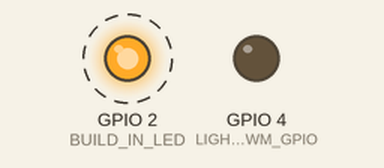
Simulated run of this program. Board: ESP32. On the bench: output pins drawn as LEDs (lit = HIGH). Dashed ring = blinking. WiFi joins after 1.5 s; servers stay silent unless stated; the local clock reads 2024-03-15 10:24:30 at power-on unless the program sets it; what the program prints to the serial monitor is not drawn.

Above: at 7.65 s.
Timing chart, 0 to 10.6 s (numbered marks = the images above):
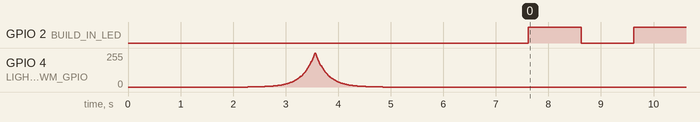

The program:

main.cpp
```cpp
#include <Arduino.h>
#include <WiFi.h>

#include <WiFiManager.h>
#include <ElegantOTA.h>
#include <WiFiClient.h>
#include <ESPAsyncWebServer.h>
#include <time.h>

// Start user config
// --------------------------------------------------------

// Define your ntp server here
const char* ntpServer = "pool.ntp.org";

// Define your timezone here (offset from Greenwich Mean Time)
const long gmtOffset_sec = 3600;

// Define your Daylight saving time offset here
const int daylightOffset_sec = 3600;

#define BUILD_IN_LED 2

// Set your PWM pin here
#define LIGHT_PWM_GPIO 4

// Light will start dimming up at this time
#define START_HOUR   6
#define START_MINUTE 45

// Set ramp up, constant and ramp down times here in ms
#define RAMP_UP_TIME     ( 20 * 60 * 1000 ) // ramp from 0 to full within 20 minutes
#define CONSTANT_ON_TIME ( 40 * 60 * 1000 ) // stay on at full brightness for 40 more minutes --> turn of afer 60 minutes
#define RAMP_DOWN_TIME   ( 4 * 1000 )       // Ramp down in four seconds

// End user config
// --------------------------------------------------------

#define PWM_FREQ   1000 // in Hz
#define RESOLUTION 16   // in bit

#define SUNDAY    0
#define MONDAY    1
#define TUESDAY   2
#define WEDNESDAY 3
#define THURSDAY  4
#define FRIDAY    5
#define SATURDAY  6

#define PIN_TOGGLE( p ) digitalWrite( p, !digitalRead( p ) );

AsyncWebServer server( 80 );
struct tm      timeinfo;

// clang-format off
#define DIM_STEPS 256
// Table to adjust the dim steps into a linear brightness change for the human eye
const uint16_t pwmtable_16[DIM_STEPS] =
{
       0,     1,     1,     1,     1,     1,     1,     1,     1,     2,     2,     2,     2,     2,     2,     2,
       2,     2,     2,     2,     2,     3,     3,     3,     3,     3,     3,     3,     4,     4,     4,     4,
       4,     5,     5,     5,     5,     5,     6,     6,     6,     6,     7,     7,     7,     8,     8,     8,
       9,     9,     9,    10,    10,    10,    11,    11,    12,    12,    13,    13,    14,    15,    15,    16,
      17,    17,    18,    19,    20,    21,    22,    23,    24,    25,    26,    27,    28,    29,    31,    32,
      33,    35,    36,    38,    40,    41,    43,    45,    47,    49,    52,    54,    56,    59,    61,    64,
      67,    70,    73,    76,    79,    83,    87,    91,    95,    99,   103,   108,   112,   117,   123,   128,
     134,   140,   146,   152,   159,   166,   173,   181,   189,   197,   206,   215,   225,   235,   245,   256,
     267,   279,   292,   304,   318,   332,   347,   362,   378,   395,   412,   431,   450,   470,   490,   512,
     535,   558,   583,   609,   636,   664,   693,   724,   756,   790,   825,   861,   899,   939,   981,  1024,
    1069,  1117,  1166,  1218,  1272,  1328,  1387,  1448,  1512,  1579,  1649,  1722,  1798,  1878,  1961,  2048,
    2139,  2233,  2332,  2435,  2543,  2656,  2773,  2896,  3025,  3158,  3298,  3444,  3597,  3756,  3922,  4096,
    4277,  4467,  4664,  4871,  5087,  5312,  5547,  5793,  6049,  6317,  6596,  6889,  7194,  7512,  7845,  8192,
    8555,  8933,  9329,  9742, 10173, 10624, 11094, 11585, 12098, 12634, 13193, 13777, 14387, 15024, 15689, 16384,
   17109, 17867, 18658, 19484, 20346, 21247, 22188, 23170, 24196, 25267, 26386, 27554, 28774, 30048, 31378, 32768,
   34218, 35733, 37315, 38967, 40693, 42494, 44376, 46340, 48392, 50534, 52772, 55108, 57548, 60096, 62757, 65535
};
// clang-format on

enum class DIM_STATE
{
   Idle,
   DimUp,
   Constant,
   DimDown
};

uint16_t    u16CurrentIdx      = 0;
DIM_STATE   DimState           = DIM_STATE::Idle;
static long NextPwmUpdateTime  = 0;
static long TimeBetweenUpdates = 0;

void DimLed( bool bStart )
{
   static long CurrentTime = 0;
   CurrentTime             = millis();

   if( bStart ) // reset function if bStart is true
   {
      u16CurrentIdx      = 0;
      DimState           = DIM_STATE::DimUp;
      TimeBetweenUpdates = RAMP_UP_TIME / DIM_STEPS;
      NextPwmUpdateTime  = CurrentTime + TimeBetweenUpdates;
   }

   switch( DimState )
   {
   case DIM_STATE::Idle:
      break;

   case DIM_STATE::DimUp:
      if( CurrentTime > NextPwmUpdateTime )
      {
         NextPwmUpdateTime = CurrentTime + TimeBetweenUpdates;
         u16CurrentIdx++;
         if( u16CurrentIdx >= DIM_STEPS )
         {
            u16CurrentIdx     = DIM_STEPS - 1;
            NextPwmUpdateTime = CurrentTime + CONSTANT_ON_TIME;
            DimState          = DIM_STATE::Constant;
         }
      }
      break;

   case DIM_STATE::Constant:
      if( CurrentTime > NextPwmUpdateTime )
      {
         TimeBetweenUpdates = RAMP_DOWN_TIME / DIM_STEPS;
         NextPwmUpdateTime  = CurrentTime + TimeBetweenUpdates;
         DimState           = DIM_STATE::DimDown; // End --> Ramp down fast
      }
      break;

   case DIM_STATE::DimDown:
      if( CurrentTime > NextPwmUpdateTime )
      {
         NextPwmUpdateTime = CurrentTime + TimeBetweenUpdates;
         u16CurrentIdx--;
         if( u16CurrentIdx == 0 )
         {
            DimState = DIM_STATE::Idle; // End --> Idle until tomorrow
         }
      }
      break;
   }

   analogWrite( LIGHT_PWM_GPIO, pwmtable_16[u16CurrentIdx] );
   delay( 2 ); // why is this necessary? Without the pwm value will not be active on the pin
}

void PrintCurrentTime( void )
{
   Serial.println( &timeinfo, "Time: %A - %H:%M:%S" );
}

// Dim up and down after power on
void StartUpLedTest( void )
{
   int i;

   // Dim up (256*10ms = 2.56s)
   for( i = 0; i < DIM_STEPS; i++ )
   {
      analogWrite( LIGHT_PWM_GPIO, pwmtable_16[i] );
      delay( 10 );
   }

   // Dim down (256*10ms = 2.56s)
   for( i = DIM_STEPS - 1; i > 0; i-- )
   {
      analogWrite( LIGHT_PWM_GPIO, pwmtable_16[i] );
      delay( 10 );
   }
}

void setup()
{
   WiFiManager wm;
   bool        res;

   // Set pin directions
   pinMode( BUILD_IN_LED, OUTPUT );
   pinMode( LIGHT_PWM_GPIO, OUTPUT );

   // PWM Pin
   analogWriteFrequency( PWM_FREQ );
   analogWriteResolution( RESOLUTION ); // 16 bit

   // Serial communication
   Serial.begin( 115200 );
   delay( 1000 );
   Serial.println( '\n' );

   StartUpLedTest();

   wm.setHostname( "LightAlarmClock" );
   res = wm.autoConnect( "LightAlarmClock ConfigAP" );

   if( !res )
      Serial.println( "Failed to connect" );
   else
      Serial.println( "connected...yeey :)" );

   Serial.print( "IP address:\t" );
   Serial.println( WiFi.localIP() ); // Send the IP address via uart

   // Config time server
   configTime( gmtOffset_sec, daylightOffset_sec, ntpServer );

   ElegantOTA.begin( &server ); // Start ElegantOTA
   server.begin();
}

// Check if we should start the dim ramp
void IsItTimeForWakeUp( void )
{
   static bool bHasTriggered = false;

   if( ( timeinfo.tm_wday >= MONDAY ) && ( timeinfo.tm_wday <= FRIDAY ) )
   {
      if( ( timeinfo.tm_hour == START_HOUR ) && ( timeinfo.tm_min == START_MINUTE ) && !bHasTriggered )
      {
         DimLed( true );
         bHasTriggered = true;
      }
      else if( timeinfo.tm_min != START_MINUTE )
      {
         bHasTriggered = false;
      }
   }
}

// Will be called every second
void EverySecond( void )
{
   getLocalTime( &timeinfo );
   IsItTimeForWakeUp();
   PrintCurrentTime();
   PIN_TOGGLE( BUILD_IN_LED )
}

long Timer1s = 0;
void loop()
{
   long CurrentTime;

   CurrentTime = millis();

   if( CurrentTime > Timer1s )
   {
      Timer1s = CurrentTime + 1000;
      EverySecond();
   }

   ElegantOTA.loop();
   DimLed( false );
}
```

Measured:
- by itself, GPIO 2 (BUILD_IN_LED): alternates HIGH for 1.0 s and LOW for 1.0 s
